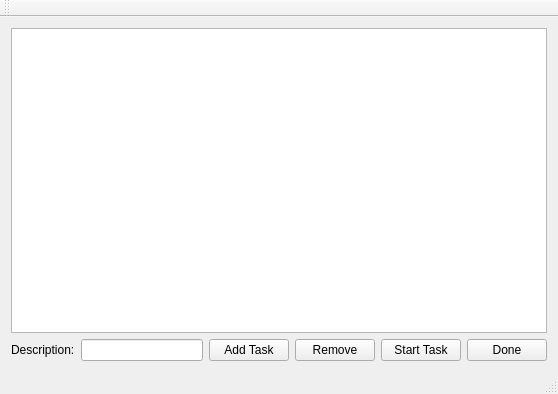
<?xml version="1.0" encoding="UTF-8"?>
<ui version="4.0">
 <class>gui2</class>
 <widget class="QMainWindow" name="gui2">
  <property name="geometry">
   <rect>
    <x>0</x>
    <y>0</y>
    <width>558</width>
    <height>394</height>
   </rect>
  </property>
  <property name="windowTitle">
   <string>gui2</string>
  </property>
  <widget class="QWidget" name="centralWidget">
   <layout class="QVBoxLayout" name="verticalLayout_2">
    <item>
     <layout class="QVBoxLayout" name="verticalLayout">
      <item>
       <widget class="QListWidget" name="listWidget"/>
      </item>
      <item>
       <layout class="QHBoxLayout" name="horizontalLayout">
        <item>
         <widget class="QLabel" name="label">
          <property name="text">
           <string>Description:</string>
          </property>
         </widget>
        </item>
        <item>
         <widget class="QLineEdit" name="lineEdit"/>
        </item>
        <item>
         <widget class="QPushButton" name="pushButton">
          <property name="text">
           <string>Add Task</string>
          </property>
         </widget>
        </item>
        <item>
         <widget class="QPushButton" name="pushButtonRemove">
          <property name="text">
           <string>Remove</string>
          </property>
         </widget>
        </item>
        <item>
         <widget class="QPushButton" name="pushButtonStart">
          <property name="text">
           <string>Start Task</string>
          </property>
         </widget>
        </item>
        <item>
         <widget class="QPushButton" name="pushButtonDone">
          <property name="text">
           <string>Done</string>
          </property>
         </widget>
        </item>
       </layout>
      </item>
     </layout>
    </item>
   </layout>
  </widget>
  <widget class="QMenuBar" name="menuBar">
   <property name="geometry">
    <rect>
     <x>0</x>
     <y>0</y>
     <width>558</width>
     <height>21</height>
    </rect>
   </property>
  </widget>
  <widget class="QToolBar" name="mainToolBar">
   <attribute name="toolBarArea">
    <enum>TopToolBarArea</enum>
   </attribute>
   <attribute name="toolBarBreak">
    <bool>false</bool>
   </attribute>
  </widget>
  <widget class="QStatusBar" name="statusBar"/>
 </widget>
 <layoutdefault spacing="6" margin="11"/>
 <resources/>
 <connections/>
</ui>
